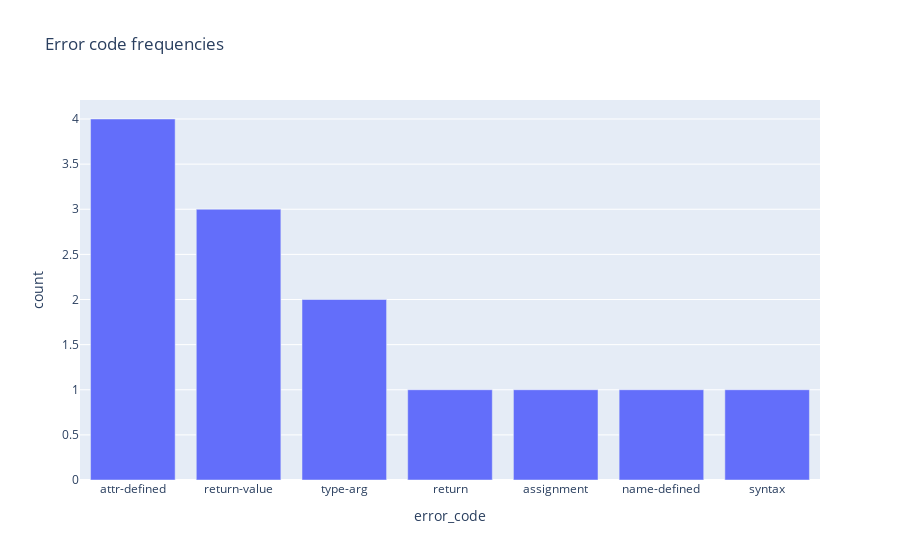

The cell this chart's notebook holds for it:
### Code cell
# checking mypy feedbacks

from spot.type_env import MypyFeedback
from spot.utils import groupby, pretty_print_accuracies


def ground_truth_feedback(dataset: SrcDataset):
    preds = {
        f: {i: str(t) for i, t in enumerate(src.types)}
        for f, src in dataset.file2src().items()
    }
    return dataset.add_type_checker_feedback(
        r0_wrapper.tokenizer, preds, max_workers=20, tqdm_args={}
    )


def show_feedback_stats(new_dataset: SrcDataset):
    fb_list: list[list[MypyFeedback]] = new_dataset.extra_stats["mypy_feedbacks"]
    stats = {}
    stats["total_feedbacks"] = sum(len(l) for l in fb_list)
    error_code_counter = Counter[str]()
    for l in fb_list:
        for fb in l:
            error_code_counter[fb.error_code] += 1
    stats["top_feedbacks"] = dict(error_code_counter.most_common(10))
    pretty_print_accuracies(stats)
    df = pd.DataFrame(error_code_counter.most_common(), columns=["error_code", "count"])
    display(px.bar(df, x="error_code", y="count", title="Error code frequencies"))
    fdbk_srcs = [(f, src) for src, fs in zip(new_dataset.all_srcs, fb_list) for f in fs]
    error_groups = groupby(fdbk_srcs, lambda x: x[0].error_code)
    return error_groups


# new_src = ground_truth_feedback(src_datasets["test"])
if train_R1:
    error_groups = show_feedback_stats(r1_src_datasets["test"])

### Figure 1 — Plotly figure (JSON) as saved in the notebook; plotly's stock layout.template omitted (floating-point values rounded to 4 significant figures)
{"data": [{"alignmentgroup": "True", "hovertemplate": "error_code=%{x}<br>count=%{y}<extra></extra>", "legendgroup": "", "marker": {"color": "#636efa", "pattern": {"shape": ""}}, "name": "", "offsetgroup": "", "orientation": "v", "showlegend": false, "textposition": "auto", "type": "bar", "x": ["attr-defined", "return-value", "type-arg", "return", "assignment", "name-defined", "syntax"], "xaxis": "x", "y": [4, 3, 2, 1, 1, 1, 1], "yaxis": "y"}], "layout": {"barmode": "relative", "legend": {"tracegroupgap": 0}, "title": {"text": "Error code frequencies"}, "xaxis": {"anchor": "y", "domain": [0, 1], "title": {"text": "error_code"}}, "yaxis": {"anchor": "x", "domain": [0, 1], "title": {"text": "count"}}}}
